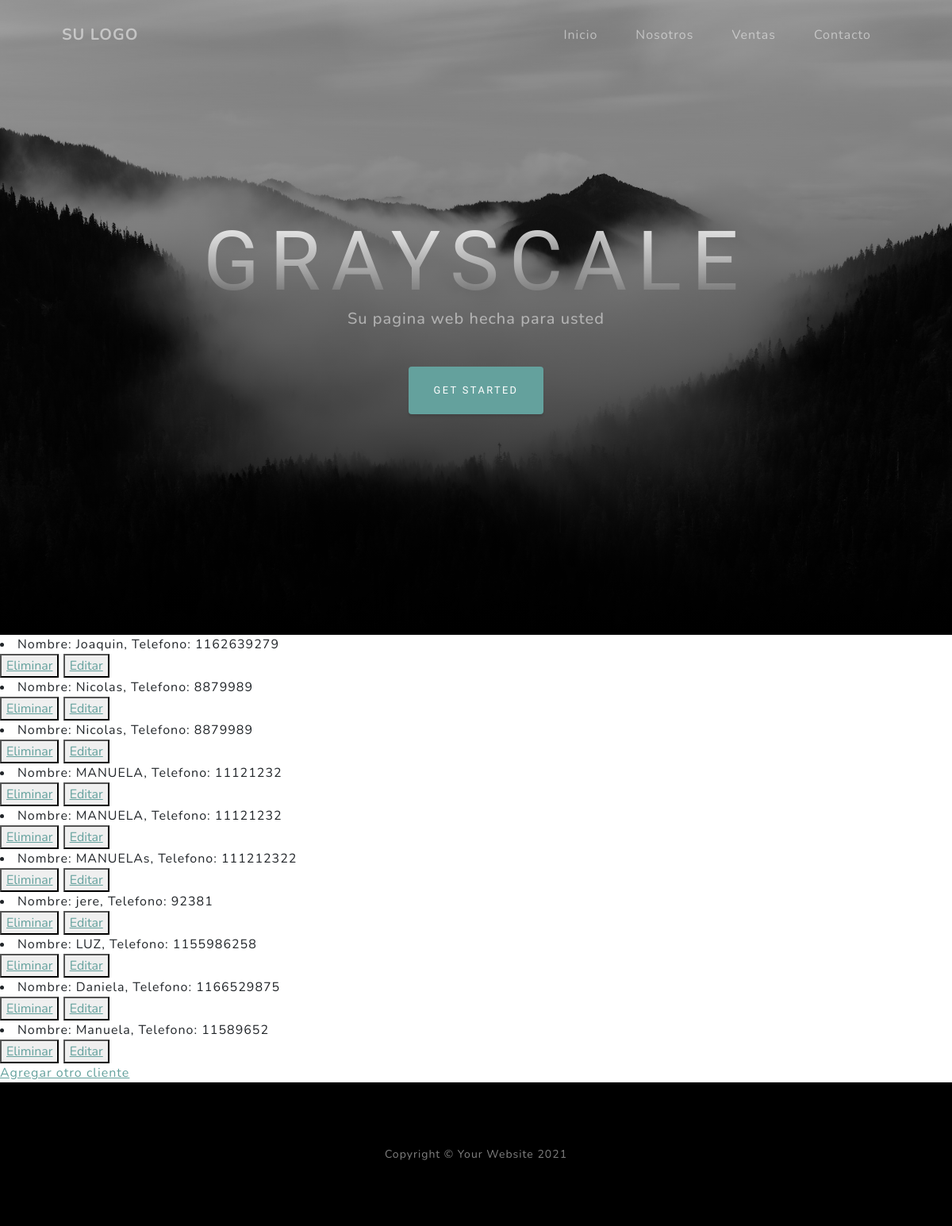
/Appfinal/leerclientes, run on an earlier commit of the app's database.
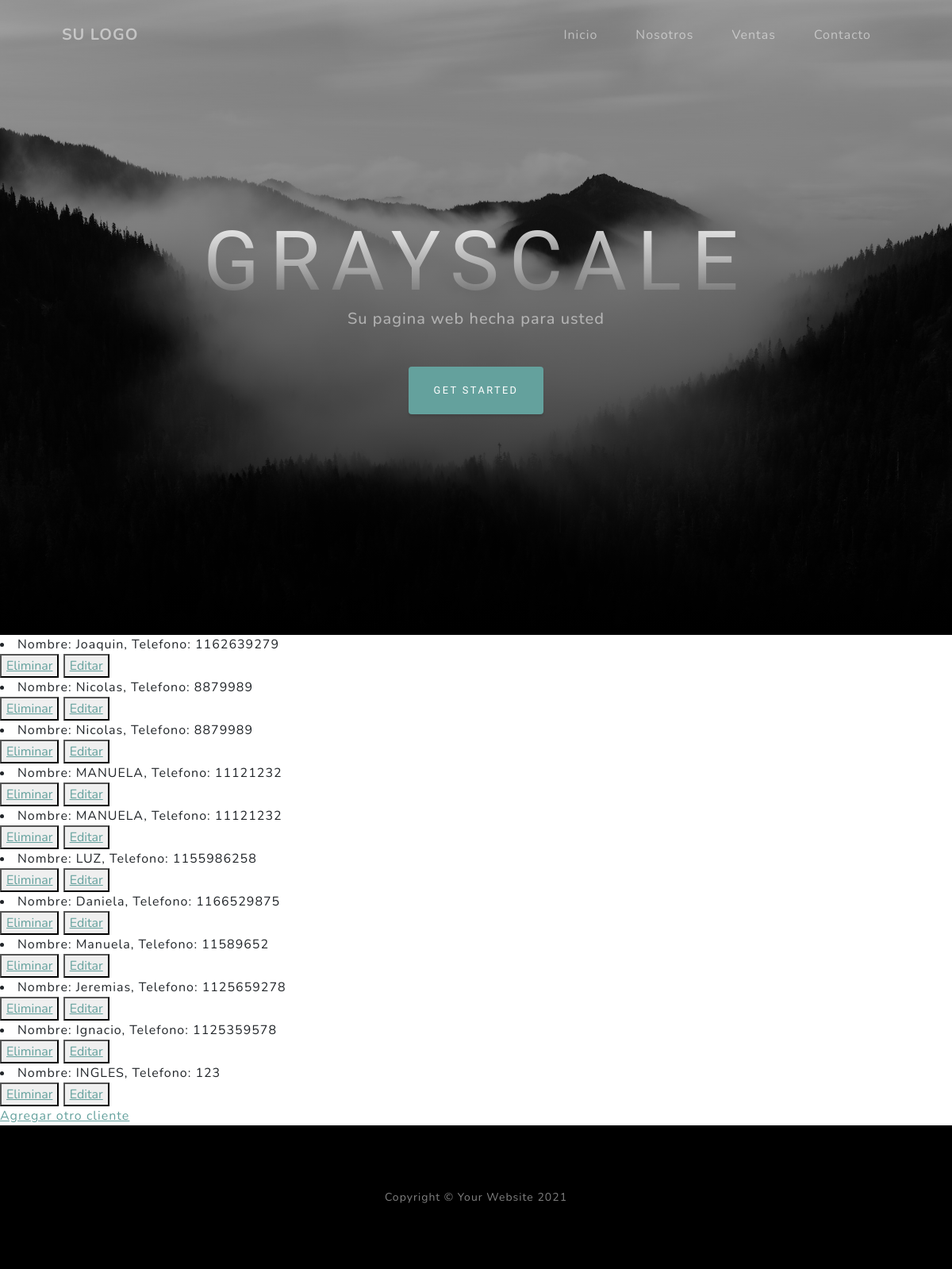
And on a later commit of the database.
### Appfinal/models.py (models this page shows)
class FormularioVentas(models.Model):
    nombre = models.CharField(max_length=40)
    telefono = models.IntegerField()
    def __str__(self):
        return (f'Nombre: {self.nombre}, Telefono: {self.telefono}')

### Appfinal/views.py (the view)
# urls.py: path('leerclientes', views.leerClientes, name='LeerClientes'),
def leerClientes(request):
    clientes = FormularioVentas.objects.all()
    dir = {"clientes": clientes}
    return render(request, "Appfinal/leerClientes.html", dir)

### Appfinal/templates/Appfinal/leerClientes.html (shortened to what this page needs)
{% extends "Appfinal/padre.html" %}
{% block contenido %}
{% for cliente in clientes%}
    <li>{{ cliente }}</li>
    <button>
        <a href="{% url 'EliminarCliente' cliente.nombre %}">Eliminar</a>
    </button>
    <button><a href="{% url 'EditarCliente' cliente.nombre %}">Editar</a></button>
{% endfor %}
<br>
<a href="{% url 'FormularioVentas' %}">Agregar otro cliente</a>
{% endblock %}

### Appfinal/templates/Appfinal/padre.html (shortened to what this page needs)
<!DOCTYPE html>
<html lang="en">
    <head>
        {% load static %}
        <link href="{% static 'Appfinal/css/styles.css' %}" rel="stylesheet" />
    </head>
    <body id="page-top">
        <nav class="navbar navbar-expand-lg navbar-light fixed-top" id="mainNav">
            <div class="container px-4 px-lg-5">
                <a class="navbar-brand" href="#page-top">SU LOGO</a>
                <div class="collapse navbar-collapse" id="navbarResponsive">
                    <ul class="navbar-nav ms-auto">
                        <li class="nav-item"><a class="nav-link" href="{% url 'Inicio' %}">Inicio</a></li>
                        <li class="nav-item"><a class="nav-link" href="{% url 'Nosotros' %}">Nosotros</a></li>
                        <li class="nav-item"><a class="nav-link" href="{% url 'Ventas' %}">Ventas</a></li>
                        <li class="nav-item"><a class="nav-link" href="{% url 'FormularioVentas' %}">Contacto</a></li>
                    </ul>
                </div>
            </div>
        </nav>
        <header class="masthead">
            <div class="container px-4 px-lg-5 d-flex h-100 align-items-center justify-content-center">
                <div class="d-flex justify-content-center">
                    <div class="text-center">
                        <h1 class="mx-auto my-0 text-uppercase">Grayscale</h1>
                        <h2 class="text-white-50 mx-auto mt-2 mb-5"> Su pagina web hecha para usted</h2>
                        <a class="btn btn-primary" href="#about">Get Started</a>
                    </div>
                </div>
            </div>
        </header>
        {% block contenido %}
        {% endblock %}
        <footer class="footer bg-black small text-center text-white-50"><div class="container px-4 px-lg-5">Copyright &copy; Your Website 2021</div></footer>
    </body>
</html>

What changed in the data, as far as the page shows it:
removed FormularioVentas: nombre+telefono "Nombre: MANUELAs, Telefono: 111212322"
removed FormularioVentas: nombre+telefono "Nombre: jere, Telefono: 92381"
added FormularioVentas: nombre+telefono "Nombre: Jeremias, Telefono: 1125659278"
added FormularioVentas: nombre+telefono "Nombre: Ignacio, Telefono: 1125359578"
added FormularioVentas: nombre+telefono "Nombre: INGLES, Telefono: 123"
